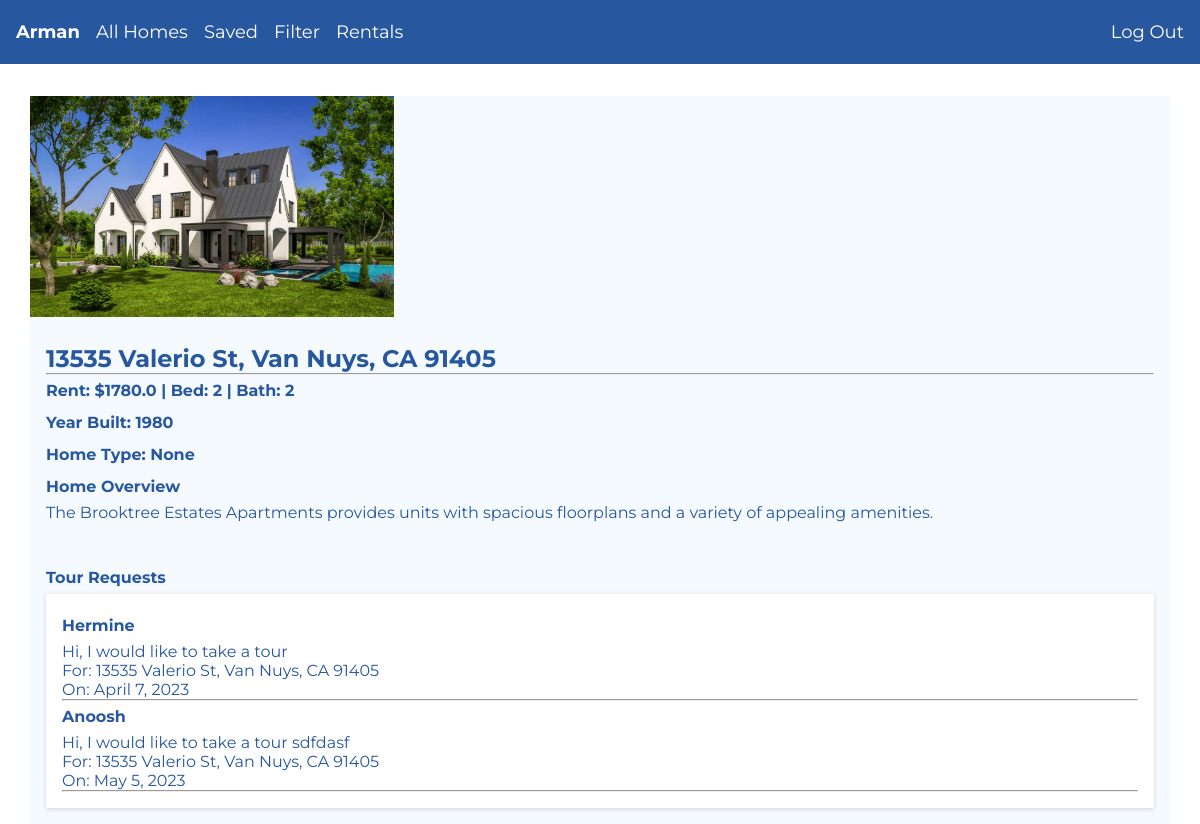
The app's page /17 (signed in) with its own data.
### my_app/models.py (models this page shows, shortened)
class User(AbstractUser):
    pass

class Listing(models.Model):
    home_type = models.ForeignKey(Property, on_delete=models.CASCADE, null=True, blank=True, related_name="listings")
    description = models.TextField(null=True, blank=True)
    address = models.CharField(max_length=100)
    lot = models.FloatField(blank=True, null=True)
    long = models.FloatField(blank=True, null=True)
    price = models.FloatField(max_length=100, null=True, blank=True)
    bed = models.IntegerField(null=True, blank=True)
    bath = models.IntegerField(null=True, blank=True)
    year_built = models.IntegerField(null=True, blank=True)
    image = models.ImageField(upload_to="images/", null=True, blank=True)
    owner = models.ForeignKey(User, on_delete=models.CASCADE, related_name="listings" )
    saved = models.ManyToManyField(User, blank=True, related_name="saved")

class TourRequest(models.Model):
    listing = models.ForeignKey(Listing, on_delete=models.CASCADE, related_name="tour_requests")
    sender = models.ForeignKey("User", on_delete=models.PROTECT, related_name="sent")
    recipients = models.ManyToManyField("User", related_name="mailbox")
    subject = models.CharField(max_length=255)
    body = models.TextField(blank=True)
    date = models.DateField(null=True, blank=True)
    timestamp = models.DateTimeField(auto_now_add=True)

### my_app/views.py (the view, shortened to what this page needs)
# urls.py: path("<int:listing_id>", views.listing_details, name="listing-details"),
@cache_control(no_cache=True, must_revalidate=True, no_store=True)
def listing_details(request, listing_id):
    try:
        if not request.user.is_authenticated:
            return HttpResponseRedirect(reverse("login"))
        listing = Listing.objects.get(id=listing_id)
        tour_requests = TourRequest.objects.filter(recipients=request.user, listing=listing).order_by('date')
        is_request_sent = [i for i in listing.tour_requests.all() if request.user == i.sender]
        return render(request, "my_app/listing-details.html", {
            "listing": listing,
            "tour_requests": tour_requests,
            "is_request_sent": is_request_sent
        })
    except:
        return render(request, "my_app/listing-details.html", {
            "message": "Sorry could not fetch data!"
        })

### my_app/templates/my_app/listing-details.html (shortened to what this page needs)
{% extends "my_app/layout.html" %}
{% block body %}
<section class="listing-details-container">
    {% if message %}
    <p>{{ message }}</p>
    {% else %}
    <div class="listing-details-img">{% if listing.image %}
        <img src="{{ listing.image.url }}" alt="home">
        {% else %}
        <img src="https://www.seekpng.com/png/detail/339-3392184_home-icons-blue-home-icon-blue-png.png" alt="home">
        {% endif %}
    </div>
    <div id='map2' data-lot="{{ listing.lot }}" data-long="{{ listing.long }}">
    </div>
    <div class="listing-details-content">
        <div>
            <h2>{{ listing.address }}</h2>
            <hr>
        </div>
        <div>
            <h4>Rent: ${{ listing.price }} | Bed: {{ listing.bed }} | Bath: {{ listing.bath }}</h4>
            <h4>Year Built: {{ listing.year_built }}</h4>
            <h4>Home Type: {{ listing.home_type }}</h4>
        </div>
        <div>
            <h4>Home Overview</h4>
            <p>{{ listing.description }}</p>
        </div>
    </div>
    <div class="listing-request-wrapper">
        {% if listing.owner != request.user %}
        {% if is_request_sent %}
        <h4 style="color: rgb(2, 206, 2);">You have sent a tour request!</h4>
        {% endif %}
        <h4>Request a Tour</h4>
        <form id="request-form" action="{% url 'listing-details' listing.id %}" method="post">
            {% csrf_token %}
            <div>
                <label for="date">Date: </label>
                <input type="date" name="date" id="date" required>
            </div>
            <div>
                <label for="email">Email: </label>
                <input type="email" name="email" id="email" value="{{ user.email }}" required>
            </div>
            <div>
                <label for="subject">Subject: </label>
                <input type="text" name="subject" id="address" value="{{ listing.address }}" required>
            </div>
            <div>
                <textarea name="body" cols="30" rows="5" required>Hi, I would like to take a tour </textarea>
            </div>
            <div><button class="request-btn" type="submit">Send a Request</button></div>
        </form>
        {% else %}
        <h4>Tour Requests</h4>
        <div class="listing-details-requests">
            {% for tour_request in tour_requests %}
            <div>
                <h4>{{ tour_request.sender }}</h4>
                <p>{{ tour_request.body }}</p>
                <p>For: {{ tour_request.subject }}</p>
                <p>On: {{ tour_request.date }}</p>
            </div>
            <hr>
            {% empty %}
            <P>No requests yet!</P>
            {% endfor %}
            {% endif %}
        </div>
    </div>
    {% endif %}
</section>
{% endblock %}

### my_app/templates/my_app/layout.html (shortened to what this page needs)
{% load static %}
<!DOCTYPE html>
<html lang="en">
<head>
    <link href='https://api.mapbox.com/mapbox-gl-js/v2.13.0/mapbox-gl.css' rel='stylesheet' />
    <link href="{% static 'my_app/styles.css' %}" rel="stylesheet">
</head>
<body>
    <div class="navbar">
        {% if user.is_authenticated %}
        <b><a class="link" href="{% url 'index' %}">{{ user }}</a></b>
        <div class="dropdown">
            <a class="link" href="{% url 'reset' %}">All Homes</a>
        </div>
        <div class="dropdown">
            <a class="link" href="{% url 'saved' %}">Saved</a>
        </div>
        <div class="dropdown">
            <button class="link">Filter</button>
        </div>
        <div class="dropdown">
            <button class="link">Rentals</button>
        </div>
        <div class="log-out dropdown"><a class="link" href="{% url 'logout' %}">Log Out</a></div>
        {% else %}
        <div><a class="link" href="{% url 'login' %}">Log In</a></div>
        <div><a class="link" href="{% url 'register' %}">Register</a></div>
        {% endif %}
    </div>
    <div class="body">
        {% block body %}
        {% endblock %}
    </div>
</body>
</html>

### my_app/static/my_app/styles.css (style rules this page uses)
* { margin: 0; padding: 0; box-sizing: border-box; text-decoration: none; list-style-type: none; outline: none; font-family: "Montserrat", sans-serif; }
:root { --color-primary: #27579e; --color-secondary: #f5faff; --box-shadow: 0 1px 4px rgba(194, 194, 194, 0.7); }
body { background-color: white; }
.body { margin-top: 4rem; }
.navbar { position: fixed; z-index: 100; top: 0; width: 100%; height: 4rem; background-color: var(--color-primary); display: flex; align-items: center; padding-left: 1rem; gap: 1rem; }
.link-mobile, .link { background: none; border: none; text-decoration: none; color: white; font-family: inherit; font-size: large; cursor: pointer; }
.log-out { margin-left: auto; margin-right: 1rem; }
.listing-details-container { display: grid; grid-template-columns: repeat(3, 1fr); gap: 1.5rem; grid-auto-rows: minmax(10rem, auto); width: 95%; color: var(--color-primary); background-color: var(--color-secondary); margin: auto; position: relative; top: 2rem; }
#map2 { height: 100%; grid-column: 2/4; grid-row: 1; }
.listing-details-img { grid-column: 1; grid-row: 1/3; }
.listing-details-img img { width: 100%; }
.listing-details-content { grid-column: 2/4; grid-row: 2; padding: 1rem; }
.listing-details-container h4 { line-height: 2; }
.listing-request-wrapper { grid-column: 1/4; grid-row: 3; padding-left: 1rem; }
.listing-details-requests { background-color: white; box-shadow: var(--box-shadow); margin: 0 1rem 1rem 0; padding: 1rem; }
@media (max-width: 1400px) { .listing-details-content { grid-column: 1/4; grid-row: 2; } }
@media (max-width: 1400px) { .listing-details-container { grid-auto-rows: minmax(17rem, auto); } }
@media (max-width: 1200px) { .listing-details-container { grid-auto-rows: minmax(13rem, auto); } }

### records on screen
User: username "Arman"
Listing: image (picture), address "13535 Valerio St, Van Nuys, CA 91405", price "1780.0", bed "2", bath "2", year_built "1980", home_type "None", description "The Brooktree Estates Apartments provides units with spacious floorplans and a variety of appealing amenities."
TourRequest: sender "Hermine", body "Hi, I would like to take a tour", subject "13535 Valerio St, Van Nuys, CA 91405", date "April 7, 2023"
TourRequest: sender "Anoosh", body "Hi, I would like to take a tour sdfdasf", subject "13535 Valerio St, Van Nuys, CA 91405", date "May 5, 2023"
